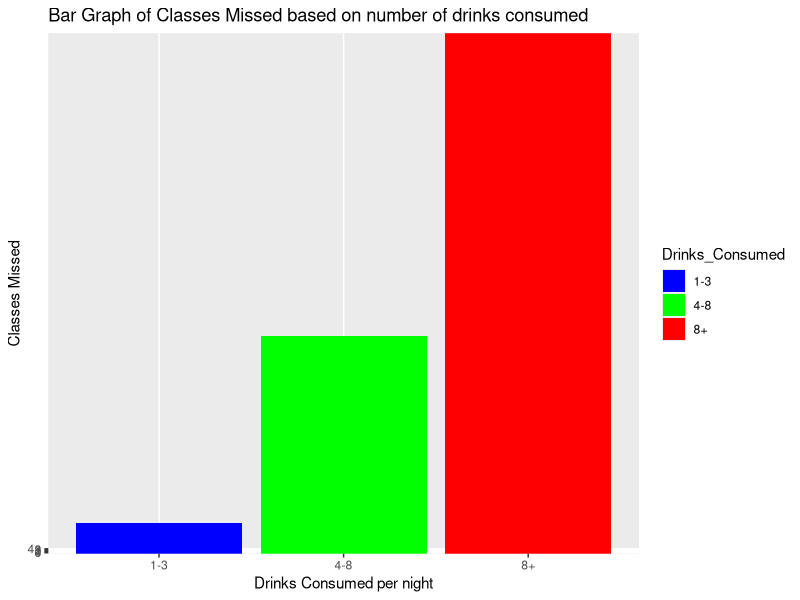
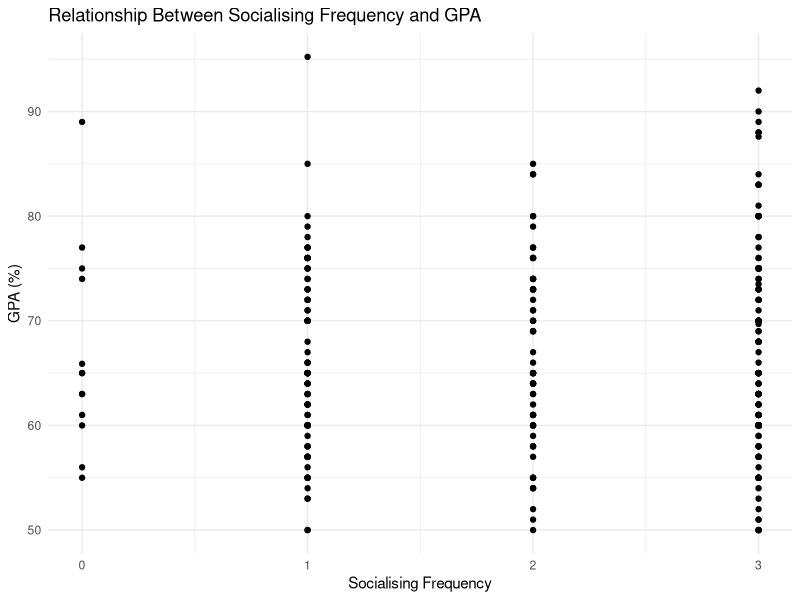
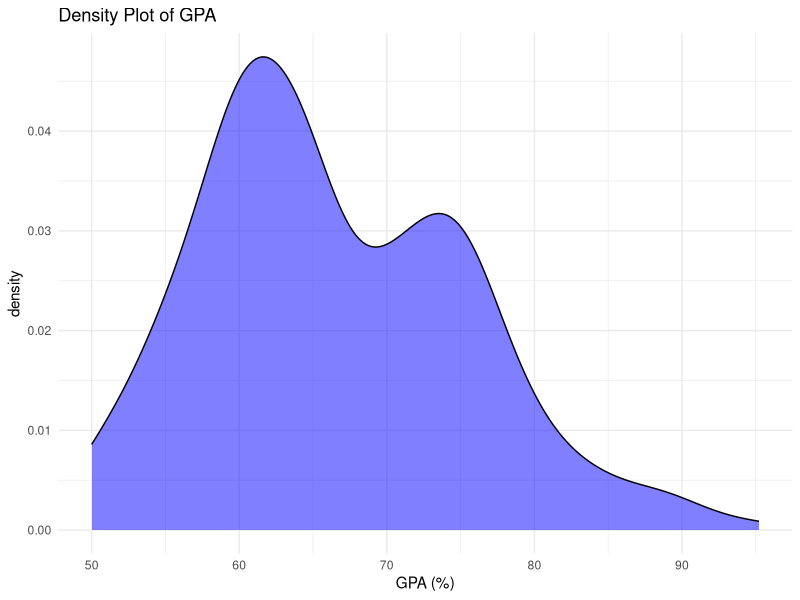
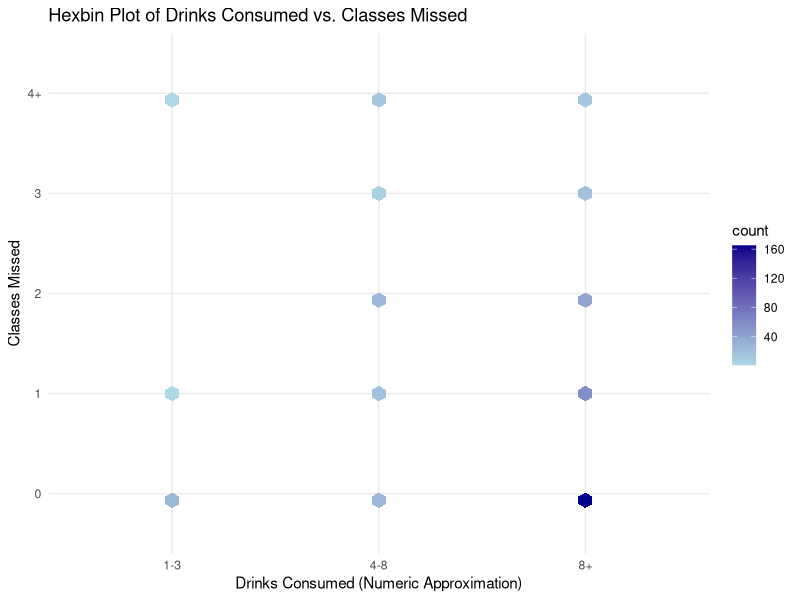
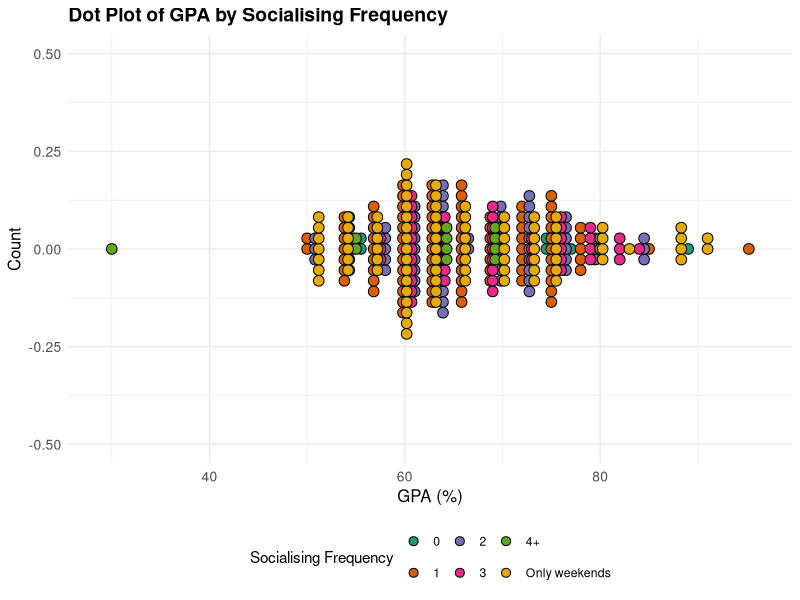

The R source for these figures, in order:
## ---- chunk 1
library(tidyverse)
# Summarize the data
library(knitr)  
# Load the data
data <- read_csv("Stats survey.csv")

# Inspect and view the data structure
glimpse(data)
names(data)
## ---- chunk 2
# Rename the columns as necessary and handle missing data and transformations
data <- rename(data,
               Year_in_2023 = `What year were you in last year (2023) ?`,
               Drinks_Consumed = `On a night out, how many alcoholic drinks do you consume?`,
               Classes_Missed = `How many classes do you miss per week due to alcohol reasons, (i.e: being hungover or too tired?)`,
               Socialising_Frequency = `How often do you go out partying/socialising during the week?`,
               Avg_GPA = 'Your 2023 academic year average/GPA in % (Ignore if you are 2024 1st year student)')

df <- data %>%
  mutate(
    Year_in_2023 = ifelse(is.na(Year_in_2023), "HS", Year_in_2023),
    Drinks_Consumed = as.numeric(gsub("\\D", "", Drinks_Consumed)),
    Socialising_Frequency = case_when(
      Socialising_Frequency == "Only weekends" ~ "3",
      TRUE ~ as.character(Socialising_Frequency)
    ),
    Socialising_Frequency = as.numeric(Socialising_Frequency)
  )

# View the transformed data
glimpse(df)
head(df)
## ---- chunk 3
# Filter data and create visualizations
df <- df %>%
  filter(!is.na(Drinks_Consumed), !is.na(Classes_Missed))
df$Drinks_Consumed <- cut(df$Drinks_Consumed, breaks = c(-Inf, 3, 8, Inf), labels = c("1-3", "4-8", "8+"))

# Bar graph for classes missed
ggplot(df, aes(x = Drinks_Consumed, y = Classes_Missed, fill = Drinks_Consumed)) +
  geom_bar(stat = "identity") +
  labs(x = "Drinks Consumed per night", y = "Classes Missed", title = "Bar Graph of Classes Missed based on number of drinks consumed") +
  scale_x_discrete(limits = c("1-3", "4-8", "8+")) +
  scale_fill_manual(values = c("1-3" = "blue", "4-8" = "green", "8+" = "red"))

# Point plot for GPA and socializing frequency
cleaned_df <- df %>%
  filter(!is.na(Socialising_Frequency) & !is.na(Avg_GPA))

ggplot(cleaned_df, aes(x = Socialising_Frequency, y = Avg_GPA)) +
  geom_point() +
  labs(title = "Relationship Between Socialising Frequency and GPA", x = "Socialising Frequency", y = "GPA (%)") +
  theme_minimal()

# Density and histogram plots for GPA
ggplot(cleaned_df, aes(x = `Avg_GPA`)) +
  geom_density(fill = "blue", alpha = 0.5) +
  labs(title = "Density Plot of GPA", x = "GPA (%)") +
  theme_minimal()
#Hex plot
ggplot(df, aes(x = Drinks_Consumed, y = Classes_Missed)) +
  geom_hex() +
  scale_fill_gradient(low = "lightblue", high = "darkblue") + # Change colors here
  labs(
    title = "Hexbin Plot of Drinks Consumed vs. Classes Missed",
    x = "Drinks Consumed (Numeric Approximation)",
    y = "Classes Missed"
  ) +
  theme_minimal()

# Create a two-dimensional frequency table
frequency_table <- with(df, table(Drinks_Consumed, Classes_Missed))
ggplot(data, aes(x = Avg_GPA, fill = factor(Socialising_Frequency))) +
  geom_dotplot(binaxis = 'x', stackdir = 'centerwhole', position = position_dodge(width = 0.75), dotsize = 0.5) +
  scale_fill_brewer(palette = "Dark2", name = "Socialising Frequency") +
  labs(
    title = "Dot Plot of GPA by Socialising Frequency",
    x = "GPA (%)",
    y = "Count"
  ) +
  theme_minimal() +
  theme(
    legend.position = "bottom",
    axis.title = element_text(size = 12),
    axis.text = element_text(size = 10),
    plot.title = element_text(size = 14, face = "bold"),
    plot.caption = element_text(size = 8)
  ) +
  guides(fill = guide_legend(override.aes = list(dotsize = 1.5)))
# Group and summarize GPA by socializing frequency
gpa_summary <- cleaned_df %>%
  group_by(Socialising_Frequency) %>%
  summarize(Mean_GPA = mean(Avg_GPA, na.rm = TRUE), Median_GPA = median(Avg_GPA, na.rm = TRUE), Min_GPA = min(Avg_GPA, na.rm = TRUE), Max_GPA = max(Avg_GPA, na.rm = TRUE), SD_GPA = sd(Avg_GPA, na.rm = TRUE), .groups = 'drop')
print(gpa_summary)

